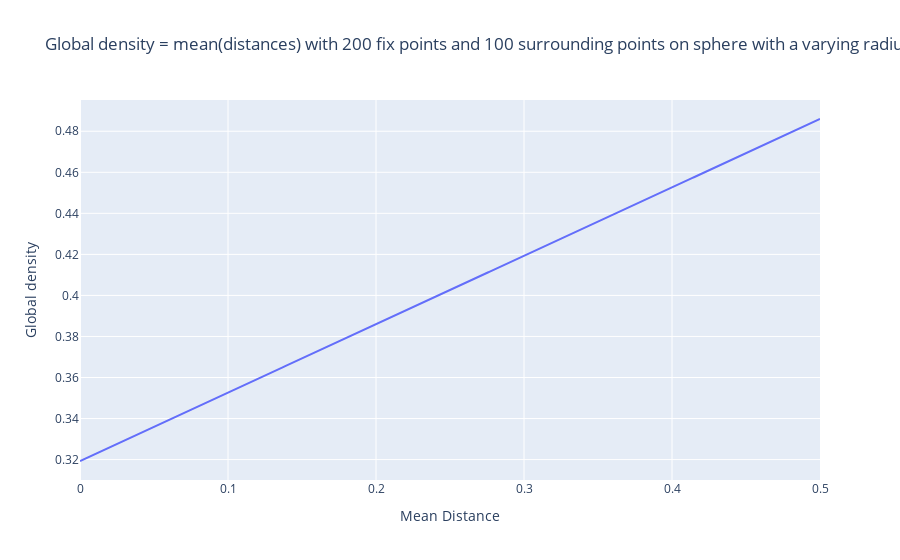

The notebook cell this image was saved under:
### Code cell
# Compute mean of distances
max_dist = np.sqrt(n_features)  # Hypercube diagonal
mean_dist = 1/n_total_points * (n_sphere_points * radii + np.sum(fix_distances))

# Create a plot using Plotly
fig = go.Figure()

fig.add_trace(go.Scatter(
    x=radii,
    y=mean_dist,
    mode='lines',
    name='mean distances'
))

# Update layout for better visualization
fig.update_layout(
    title=f'Global density = mean(distances) with {n_fix_points} fix points and {n_sphere_points} surrounding points on sphere with a varying radius',
    xaxis_title='Mean Distance',
    yaxis_title='Global density',
    legend_title='Std Value'
)

# Show plot
fig.show()

### Figure 1 — Plotly figure (JSON) as saved in the notebook; plotly's stock layout.template omitted (floating-point values rounded to 4 significant figures; data arrays with more than 128 entries replaced by an {"elided": "..."} marker saying what was removed)
{"data": [{"mode": "lines", "name": "mean distances", "type": "scatter", "x": {"elided": "500 float values"}, "y": {"elided": "500 float values"}}], "layout": {"legend": {"title": {"text": "Std Value"}}, "title": {"text": "Global density = mean(distances) with 200 fix points and 100 surrounding points on sphere with a varying radius"}, "xaxis": {"title": {"text": "Mean Distance"}}, "yaxis": {"title": {"text": "Global density"}}}}
